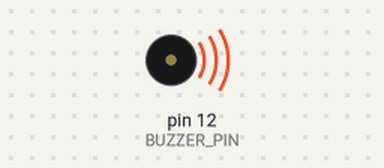
This sketch was run on a simulated Arduino Uno, built with avr-gcc and run on an emulated ATmega328P. On the bench: buzzer (waves = sounding).

Above: at 0.2 s.
At 6.5 s:
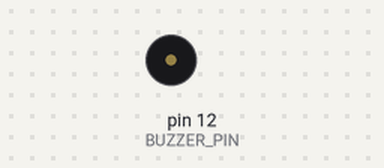
Timing chart, 0 to 8.1 s (numbered marks = the images above):
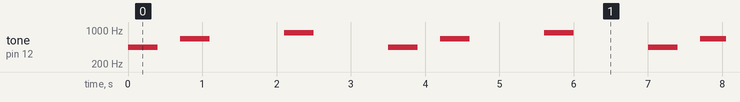

Measured:
- by itself, tone on pin 12 (BUZZER_PIN): repeats every 3.5 s: silent 0.30 s, 660 Hz 0.40 s, silent 1.0 s, 880 Hz 0.40 s, silent 1.0 s, 440 Hz 0.40 s

The sketch:

Challenge05_Rest.ino
```cpp
// Complete example solution for Lesson06, challenge 05.
const int BUZZER_PIN = 12;
void setup() {
}
void loop() {
  tone(BUZZER_PIN, 440);
  delay(400);
  noTone(BUZZER_PIN);
  delay(300);
  tone(BUZZER_PIN, 660);
  delay(400);
  noTone(BUZZER_PIN);
  delay(1000);
  tone(BUZZER_PIN, 880);
  delay(400);
  noTone(BUZZER_PIN);
  delay(1000);
}
```
